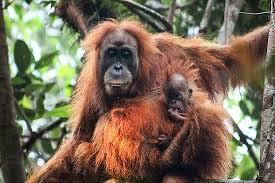
#> input picture Week_4_Image_Treshold_And_Equalaziton_Histogram/meymun.jpg, 275 x 183 px
$ jupyter execute image_threshold_with_different_techniques.ipynb
#> lines starting #> are read from the running program, lines starting #| are printed output that depends on the picture; after the words box and inside, x2 and y2 are one past the last pixel; in counts of white or black regions, pixels touching at a corner belong together
[cell 1]
import cv2
import numpy as np
import matplotlib.pyplot as plt

[cell 2]
my_img_rgb = cv2.imread("./meymun.jpg" ,1)
#> my_img_rgb is the input picture: shape (183, 275, 3); mean B, G, R 86.4, 106.3, 121.3
my_img_gray = cv2.cvtColor(my_img_rgb, cv2.COLOR_BGR2GRAY)
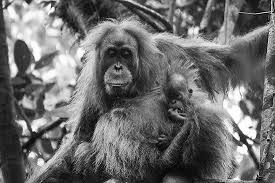
#> my_img_gray: shape (183, 275); min 1, max 255, mean 108.5

[cell 3]
_, my_thresh_binary = cv2.threshold(my_img_gray, thresh=128, maxval=255,
                                    type= cv2.THRESH_BINARY)
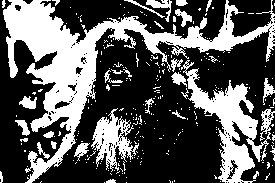
#> my_thresh_binary: shape (183, 275); 35.2% white; 264 white regions (231 under 20 px), largest, box (x1, y1, x2, y2) and area: (3, 0, 275, 183) 10420, (181, 60, 271, 183) 3371, (91, 108, 139, 172) 1284

[cell 4]
fig = plt.figure(figsize=(10,7))
rows = 1
colums = 2
fig.add_subplot(rows,colums,1)
plt.imshow(my_img_gray, cmap="gray")
plt.axis('off')
plt.title("Original image")

fig.add_subplot(rows,colums,2)
plt.imshow(my_thresh_binary,cmap="gray")
plt.axis('off')
plt.title("BINARY THRESHOLDING Image")
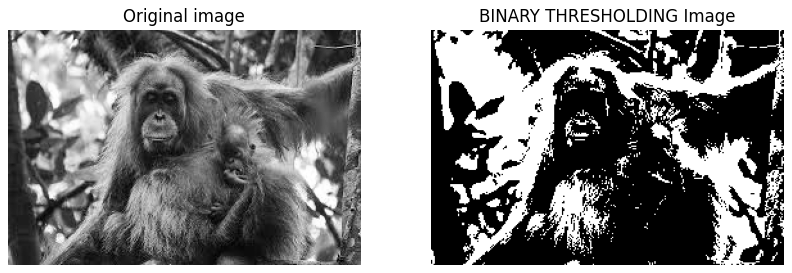
#> figure drawn by matplotlib, 2 panels

[cell 5]
_, my_thresh_binary_inv = cv2.threshold(my_img_gray, thresh=128, maxval=255,
                                    type= cv2.THRESH_BINARY_INV)

[cell 6]
fig = plt.figure(figsize=(10,7))
rows = 1
colums = 3
fig.add_subplot(rows,colums,1)
plt.imshow(my_img_gray, cmap="gray")
plt.axis('off')
plt.title("Original image")

fig.add_subplot(rows,colums,3)
plt.imshow(my_thresh_binary,cmap="gray")
plt.axis('off')
plt.title("BINARY INV THRESHOLDING Image")
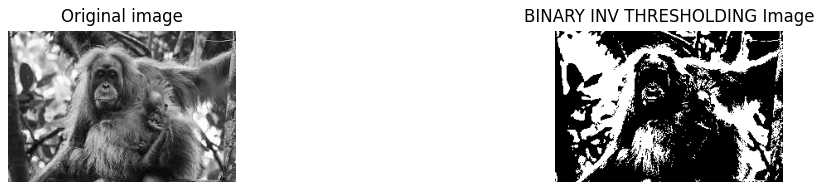
#> figure drawn by matplotlib, 2 panels

[cell 7]
_, my_thresh_trunc = cv2.threshold(my_img_gray, thresh=128, maxval=255,
                                    type= cv2.THRESH_TRUNC)
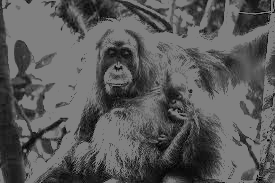
#> my_thresh_trunc: shape (183, 275); min 1, max 128, mean 89.9

[cell 8]
fig = plt.figure(figsize=(10,7))
rows = 2
colums = 2
fig.add_subplot(rows,colums,1)
plt.imshow(my_img_gray, cmap="gray")
plt.axis('off')
plt.title("Original image")

fig.add_subplot(rows,colums,2)
plt.imshow(my_thresh_binary,cmap="gray")
plt.axis('off')
plt.title("BINARY INV THRESHOLDING Image")

fig.add_subplot(rows,colums,3)
plt.imshow(my_thresh_binary_inv,cmap="gray")
plt.axis('off')
plt.title("BINARY INV THRESHOLDING Image")

fig.add_subplot(rows,colums,4)
plt.imshow(my_thresh_trunc,cmap="gray")
plt.axis('off')
plt.title("BINARY TRUNC Image")

[cell 9]
_, my_thresh_tozero = cv2.threshold(my_img_gray, thresh=128, maxval=255,
                                    type= cv2.THRESH_TOZERO)
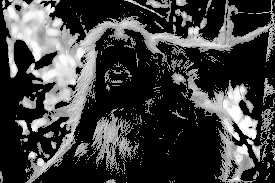
#> my_thresh_tozero: shape (183, 275); min 0, max 255, mean 63.7
_, my_thresh_tozero_inv = cv2.threshold(my_img_gray, thresh=128, maxval=255,
                                    type= cv2.THRESH_TOZERO_INV)
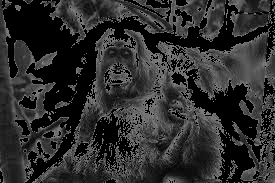
#> my_thresh_tozero_inv: shape (183, 275); min 0, max 128, mean 44.9

[cell 10]
fig = plt.figure(figsize=(10,7))
rows = 2
colums = 3
fig.add_subplot(rows,colums,1)
plt.imshow(my_img_gray, cmap="gray")
plt.axis('off')
plt.title("Original image")

fig.add_subplot(rows,colums,2)
plt.imshow(my_thresh_binary,cmap="gray")
plt.axis('off')
plt.title("BINARY INV THRESHOLDING Image")

fig.add_subplot(rows,colums,3)
plt.imshow(my_thresh_binary_inv,cmap="gray")
plt.axis('off')
plt.title("BINARY THRESHOLDING Image")

fig.add_subplot(rows,colums,4)
plt.imshow(my_thresh_trunc,cmap="gray")
plt.axis('off')
plt.title("BINARY TRUNC Image")

fig.add_subplot(rows,colums,5)
plt.imshow(my_thresh_tozero,cmap="gray")
plt.axis('off')
plt.title("Tozero Image")

fig.add_subplot(rows,colums,6)
plt.imshow(my_thresh_trunc,cmap="gray")
plt.axis('off')
plt.title("Tozero inv Image")
